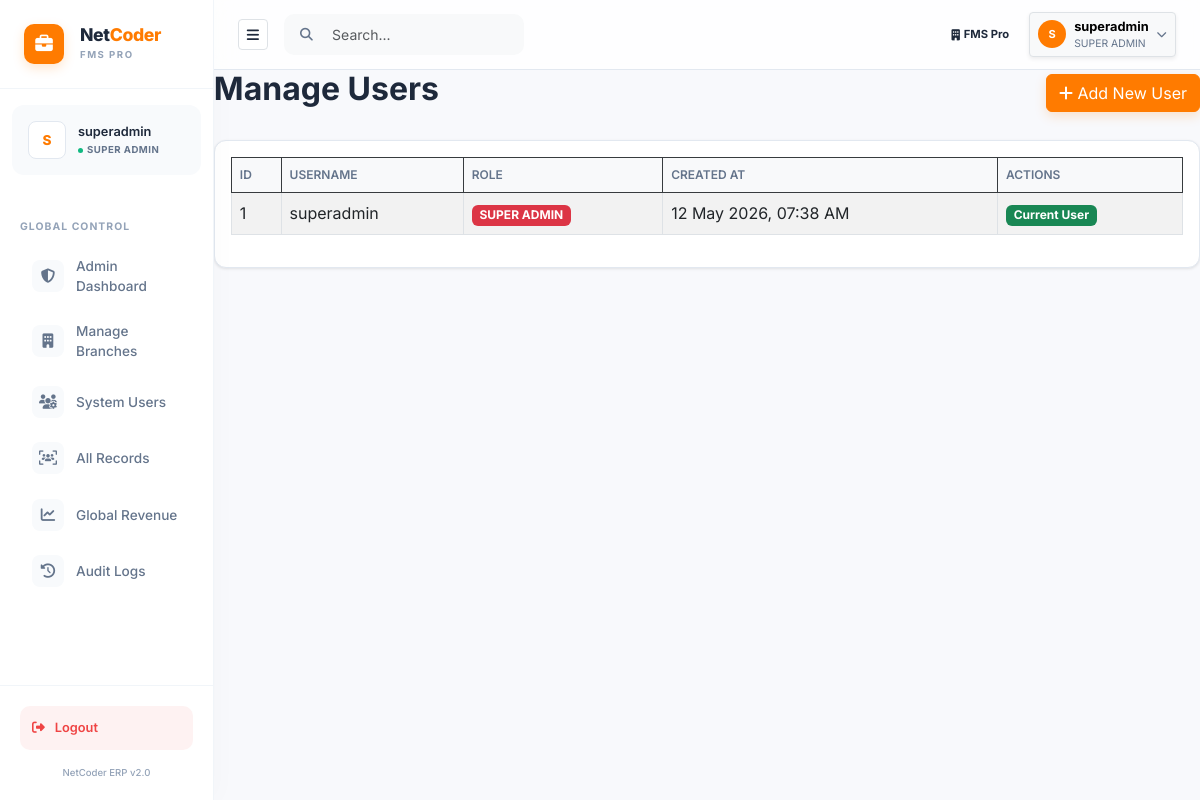
The page /pages/users.php (signed in) on the database its author committed.
### tables this page shows
CREATE TABLE `users` (
  `id`             INT(11)      NOT NULL AUTO_INCREMENT,
  `employee_id`    VARCHAR(50)  DEFAULT NULL COMMENT 'e.g. SCH-ADM-001, REST-EMP-042',
  `full_name`      VARCHAR(100) DEFAULT NULL,
  `username`       VARCHAR(50)  NOT NULL,
  `password`       VARCHAR(255) NOT NULL COMMENT 'Bcrypt hash',
  `plain_password` VARCHAR(255) DEFAULT NULL COMMENT 'Stored for admin reference only',
  `role`           ENUM('super_admin','admin','employee') NOT NULL DEFAULT 'employee',
  `branch_id`      INT(11)      DEFAULT NULL COMMENT 'NULL = universal (super_admin)',
  `created_by`     INT(11)      DEFAULT NULL COMMENT 'Who created this user',
  `is_active`      TINYINT(1)   NOT NULL DEFAULT 1,
  `created_at`     TIMESTAMP    NOT NULL DEFAULT CURRENT_TIMESTAMP,
  PRIMARY KEY (`id`),
  UNIQUE KEY `username` (`username`),
  KEY `branch_id` (`branch_id`),
  CONSTRAINT `users_ibfk_1` FOREIGN KEY (`branch_id`) REFERENCES `branches` (`id`) ON DELETE SET NULL
);

### pages/users.php (the view, shortened to what this page needs)
<?php
require_once '../includes/auth.php';
include '../includes/header.php';
$users = $conn->query("SELECT * FROM users ORDER BY id DESC");
?>
<div class="d-flex justify-content-between align-items-center mb-4">
    <h2 class="fw-bold">Manage Users</h2>
    <button class="btn btn-primary" data-bs-toggle="modal" data-bs-target="#addUserModal"><i class="fas fa-plus"></i> Add New User</button>
</div>
<div class="card">
    <div class="card-body">
        <div class="table-responsive">
            <table class="table table-bordered table-striped datatable w-100">
                <thead class="table-dark">
                    <tr>
                        <th>ID</th>
                        <th>Username</th>
                        <th>Role</th>
                        <th>Created At</th>
                        <th>Actions</th>
                    </tr>
                </thead>
                <tbody>
                    <?php while($row = $users->fetch_assoc()): ?>
                    <tr>
                        <td><?php echo $row['id']; ?></td>
                        <td><?php echo htmlspecialchars($row['username']); ?></td>
                        <td>
                            <?php
                                $r = $row['role'];
                                $badge = 'bg-secondary';
                                if($r == 'super_admin') $badge = 'bg-danger';
                                else if($r == 'admin') $badge = 'bg-warning text-dark';
                                else if($r == 'employee') $badge = 'bg-info text-dark';
                                echo "<span class='badge $badge'>" . strtoupper(str_replace('_', ' ', $r)) . "</span>";
                            ?>
                        </td>
                        <td><?php echo date('d M Y, h:i A', strtotime($row['created_at'])); ?></td>
                        <td>
                            <?php if($_SESSION['user_id'] != $row['id']): ?>
                                <?php if($_SESSION['role'] == 'super_admin' || ($_SESSION['role'] == 'admin' && $row['role'] == 'employee')): ?>
                                    <a href="users.php?delete=<?php echo $row['id']; ?>" class="btn btn-danger btn-sm" onclick="return confirm('Are you sure you want to delete this user?');"><i class="fas fa-trash"></i></a>
                                <?php else: ?>
                                    <button class="btn btn-secondary btn-sm" disabled><i class="fas fa-ban"></i></button>
                                <?php endif; ?>
                            <?php else: ?>
                                <span class="badge bg-success">Current User</span>
                            <?php endif; ?>
                        </td>
                    </tr>
                    <?php endwhile; ?>
                </tbody>
            </table>
        </div>
    </div>
</div>
<?php include '../includes/footer.php'; ?>

### includes/header.php (style rules this page uses)
:root { --primary: #ff7b00; --primary-hover: #e66e00; --primary-light: #fff2e6; --bg-body: #f8f9fc; --bg-card: #ffffff; --text-main: #1e293b; --text-muted: #64748b; --border-color: #e2e8f0; --header-bg: rgba(255, 255, 255, 0.8); }
body { font-family: 'Inter', sans-serif; background-color: var(--bg-body); color: var(--text-main); }
.glass-card, .card { background: var(--bg-card); border: 1px solid var(--border-color); border-radius: 12px; box-shadow: 0 1px 3px rgba(0,0,0,0.1); }
.btn-primary { background: var(--primary) !important; border-color: var(--primary) !important; color: #fff !important; box-shadow: 0 4px 12px rgba(255, 123, 0, 0.2); }
.table thead th { background-color: #f8f9fa; color: var(--text-muted); font-size: 0.75rem; text-transform: uppercase; font-weight: 600; }

### rows shown on the page
users: id "1", username "superadmin", role "SUPER ADMIN", created_at "12 May 2026, 07:38 AM", shows "Current User"

### other values the page prints
$icfg['label'] "FMS PRO"
$initials "S"
$_SESSION['full_name'] "superadmin"
$role_label "SUPER ADMIN"
$_SESSION['branch_name'] "FMS Pro"
substr($_SESSION['username'], 0, 1) "S"
$_SESSION['username'] "superadmin"
str_replace('_',' ',$_SESSION['role']) "SUPER ADMIN"
